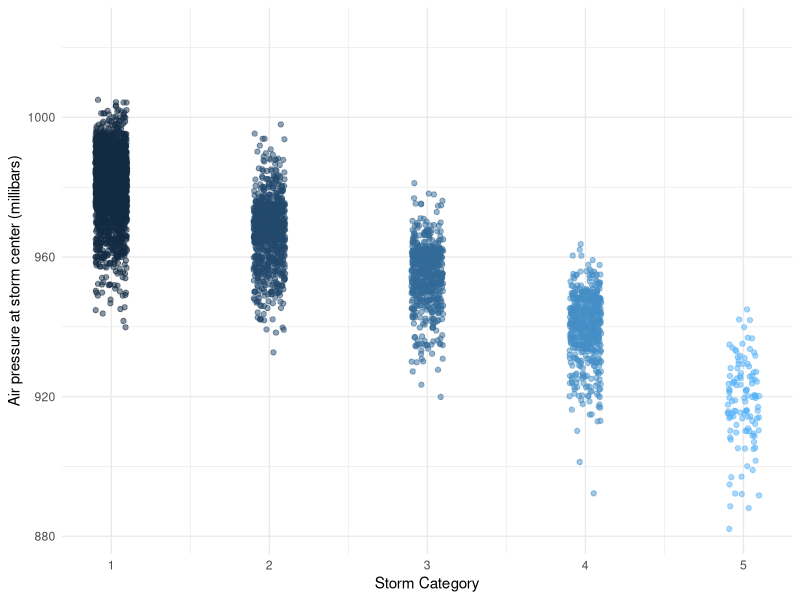

This figure's R source:
## ---- chunk 1
knitr::opts_chunk$set(echo = TRUE)
library(tidyverse)
## ---- chunk 2
summary(storms)
## ---- chunk 3
names(storms)
## ---- chunk 4
ggplot(data = storms, aes(x = category, y = pressure)) +
  geom_jitter(width = 0.1, 
              alpha = 0.5,
              aes(color = category),
              show.legend = FALSE) +
  labs(x = "Storm Category", 
       y = "Air pressure at storm center (millibars)"
       ) +
  theme_minimal()
